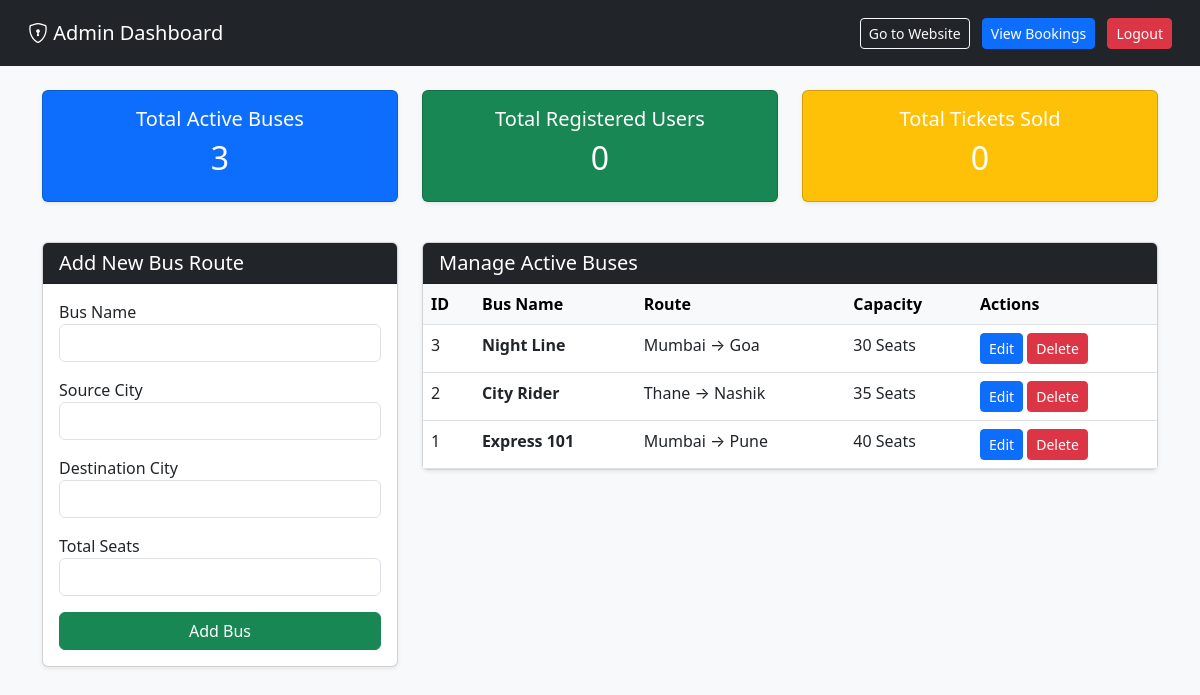
/admin.php (signed in), run on the app's committed database.
### tables this page shows
CREATE TABLE IF NOT EXISTS buses (
    id INT AUTO_INCREMENT PRIMARY KEY,
    bus_name VARCHAR(100),
    source VARCHAR(100),
    destination VARCHAR(100),
    seats INT
);

### admin.php (the view, shortened to what this page needs)
<?php
include 'db.php';
$total_buses = $conn->query("SELECT COUNT(*) as c FROM buses")->fetch_assoc()['c'];
$total_users = $conn->query("SELECT COUNT(*) as c FROM users WHERE role='user'")->fetch_assoc()['c'];
$total_bookings = $conn->query("SELECT COUNT(*) as c FROM bookings")->fetch_assoc()['c'];
$buses = $conn->query("SELECT * FROM buses ORDER BY id DESC");
?>
<!DOCTYPE html>
<html>
<head>
    <link href="https://cdn.jsdelivr.net/npm/bootstrap@5.3.0/dist/css/bootstrap.min.css" rel="stylesheet">
    <link href="https://cdn.jsdelivr.net/npm/bootstrap-icons@1.11.3/font/bootstrap-icons.min.css" rel="stylesheet"/>
</head>
<body class="bg-light">
<nav class="navbar navbar-dark bg-dark p-3">
    <div class="container-fluid">
        <span class="navbar-brand mb-0 h1"><i class="bi bi-shield-lock"></i> Admin Dashboard</span>
        <div>
            <a href="index.php" class="btn btn-sm btn-outline-light me-2">Go to Website</a>
            <a href="view_booking.php" class="btn btn-sm btn-primary me-2">View Bookings</a>
            <a href="logout.php" class="btn btn-sm btn-danger">Logout</a>
        </div>
    </div>
</nav>
<div class="container mt-4">
    <div class="row mb-4 text-center">
        <div class="col-md-4">
            <div class="card text-white bg-primary mb-3 shadow-sm">
                <div class="card-body">
                    <h5 class="card-title">Total Active Buses</h5>
                    <h2><?= $total_buses ?></h2>
                </div>
            </div>
        </div>
        <div class="col-md-4">
            <div class="card text-white bg-success mb-3 shadow-sm">
                <div class="card-body">
                    <h5 class="card-title">Total Registered Users</h5>
                    <h2><?= $total_users ?></h2>
                </div>
            </div>
        </div>
        <div class="col-md-4">
            <div class="card text-white bg-warning mb-3 shadow-sm">
                <div class="card-body">
                    <h5 class="card-title">Total Tickets Sold</h5>
                    <h2><?= $total_bookings ?></h2>
                </div>
            </div>
        </div>
    </div>
    <div class="row">
        <div class="col-md-4 mb-4">
            <div class="card shadow-sm">
                <div class="card-header bg-dark text-white">
                    <h5 class="mb-0">Add New Bus Route</h5>
                </div>
                <div class="card-body">
                    <form action="add_bus.php" method="POST">
                        <div class="mb-3">
                            <label>Bus Name</label>
                            <input type="text" name="bus_name" class="form-control" required>
                        </div>
                        <div class="mb-3">
                            <label>Source City</label>
                            <input type="text" name="source" class="form-control" required>
                        </div>
                        <div class="mb-3">
                            <label>Destination City</label>
                            <input type="text" name="destination" class="form-control" required>
                        </div>
                        <div class="mb-3">
                            <label>Total Seats</label>
                            <input type="number" name="seats" class="form-control" required>
                        </div>
                        <button type="submit" class="btn btn-success w-100">Add Bus</button>
                    </form>
                </div>
            </div>
        </div>
        <div class="col-md-8">
            <div class="card shadow-sm">
                <div class="card-header bg-dark text-white d-flex justify-content-between align-items-center">
                    <h5 class="mb-0">Manage Active Buses</h5>
                </div>
                <div class="card-body p-0">
                    <table class="table table-hover mb-0">
                        <thead class="table-light">
                            <tr>
                                <th>ID</th>
                                <th>Bus Name</th>
                                <th>Route</th>
                                <th>Capacity</th>
                                <th>Actions</th>
                            </tr>
                        </thead>
                        <tbody>
                            <?php while($row = $buses->fetch_assoc()): ?>
                            <tr>
                                <td><?= $row['id'] ?></td>
                                <td><strong><?= htmlspecialchars($row['bus_name']) ?></strong></td>
                                <td><?= htmlspecialchars($row['source']) ?> &rarr; <?= htmlspecialchars($row['destination']) ?></td>
                                <td><?= $row['seats'] ?> Seats</td>
                                <td>
                                    <a href="edit_bus.php?id=<?= $row['id'] ?>" class="btn btn-sm btn-primary">Edit</a>
                                    <a href="delete_bus.php?id=<?= $row['id'] ?>" onclick="return confirm('Delete this bus?')" class="btn btn-sm btn-danger">Delete</a>
                                </td>
                            </tr>
                            <?php endwhile; ?>
                        </tbody>
                    </table>
                </div>
            </div>
        </div>
    </div>
</div>
</body>
</html>

### data on the page
buses: id "3", bus_name "Night Line", source "Mumbai", destination "Goa", seats "30"
buses: id "2", bus_name "City Rider", source "Thane", destination "Nashik", seats "35"
buses: id "1", bus_name "Express 101", source "Mumbai", destination "Pune", seats "40"

### other printed values
$total_buses "3"
$total_users "0"
$total_bookings "0"
